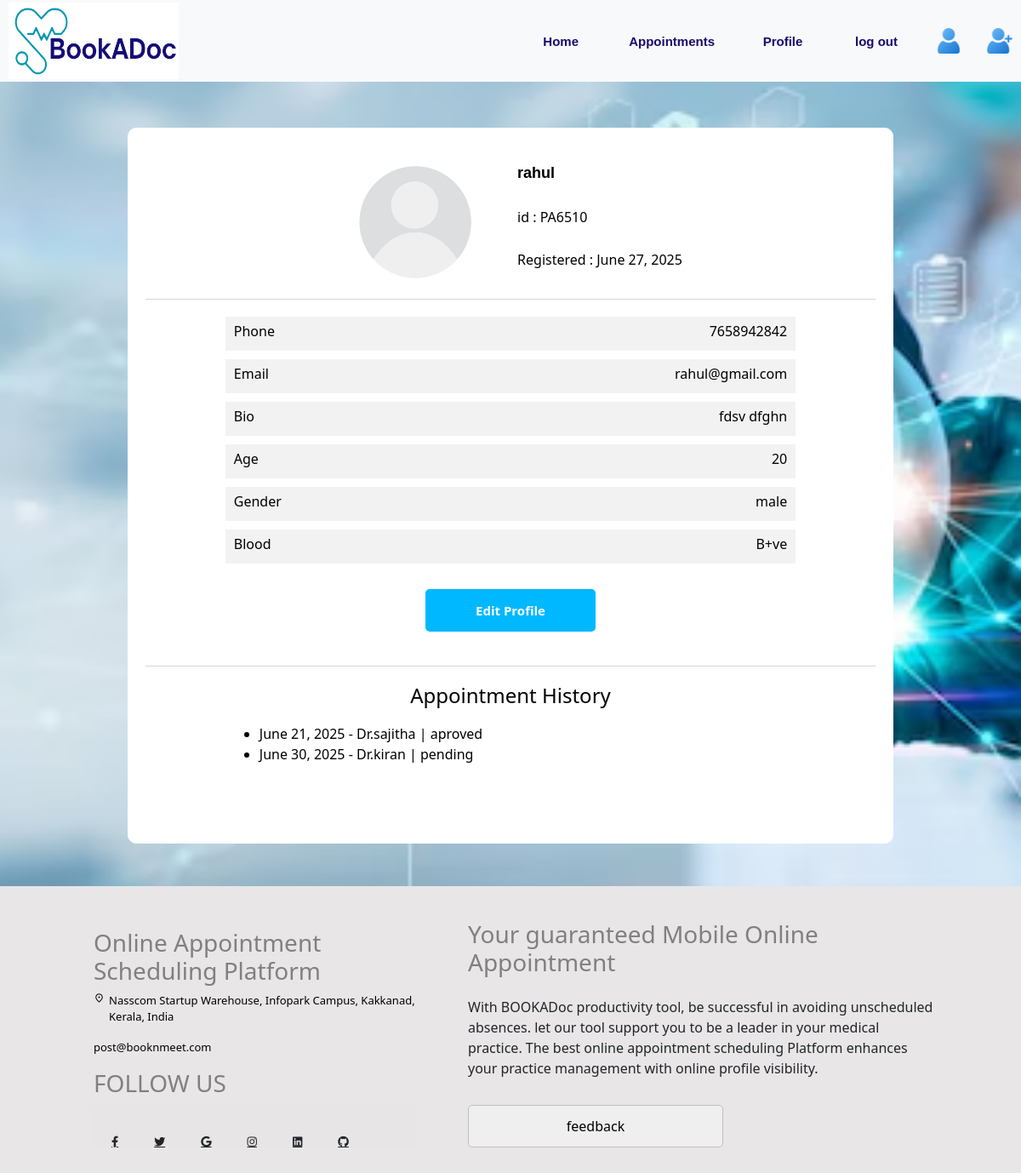
The page /bookadoctor/patientprofile (signed in) on the database its author committed.
### bookadoc/models.py (models this page shows, shortened)
class PatientPro(models.Model):
    choice = (('male','male'),('female','female'))
    profile_pic = models.ImageField(upload_to='patient_photos/', blank=True,null=True)
    patient = models.OneToOneField(User, on_delete=models.CASCADE)
    phone = models.IntegerField(null=True)
    bio = models.TextField(blank=True)
    age = models.IntegerField(null=True)
    gender = models.CharField(max_length=100,choices=choice)
    blood = models.CharField(max_length=50,blank=True)
    created = models.DateField(default=timezone.now)

class Bookings(models.Model):
    status = (('approved', 'approved'),
              ('pending', 'pending'),
              ('rejected', 'rejected'),)
    choice = (('completed','completed'),
               ('absent','absent'),
               ('pending','pending'))
    patient = models.ForeignKey(User, on_delete=models.CASCADE,related_name='patient')
    doctor = models.ForeignKey(User, on_delete=models.CASCADE,related_name='doctor')
    Name = models.CharField(max_length=50,blank=True,default='your name',null=True)
    Phone = models.CharField(max_length=12,null=True,default='contact number')
    Email = models.EmailField(default='example@gmail.com')
    booking_time = models.DateField()
    description = models.TextField(blank=True)
    booking_status = models.CharField(default='pending',choices=status,max_length=100)
    treatment_status = models.CharField(max_length=100,choices=choice,default='pending')

### bookadoc/views.py (the view)
# urls.py: path('patientprofile',patient_profile,name='patient_profile'),
def patient_profile(request):
    usr = request.user
    pro = PatientPro.objects.get(patient = usr)
    booking = Bookings.objects.filter(patient = usr)
    return render(request,'patient_profile.html',{'pro':pro,'booking':booking})

### templates/patient_profile.html
{%extends 'patient_dashboard.html'%}
{% load static%}
 {%block extra_css%}
    <link rel="stylesheet" href="{% static 'css/doctorprofile.css' %}">
 {%endblock%}
 {%block content%}
            <div class="profile">
                    <div class="profile_sec">
                        <div class="profile_pic">
                          {% if pro.profile_pic%}
                           <img src="{{pro.profile_pic.url}}" alt="profile picture" class="pic">
                          {%else%}
                            <img src="{% static 'img/default.jpg'%}" alt="" class="pic">
                          {%endif%}
                           <div class="div">
                               <p class="username">{{pro.patient.username}}</p>
                               <p>id : PA65{{pro.patient.id}}</p>
                               <p>Registered : {{pro.created}}</p>
                           </div>
                        </div>
                        <div class="personal_info">
                             <div class="info">
                            <p>Phone</p><p>{{pro.phone}}</p>
                            </div>
                            <div class="info">
                            <p>Email</p><p>{{pro.patient.email}}</p>
                            </div>
                           <div class="info">
                            <p>Bio</p><p>{{pro.bio}}</p>
                          </div>
                           <div class="info">
                            <p>Age</p><p>{{pro.age}}</p>
                          </div>
                          <div class="info">
                            <p>Gender</p><p>{{pro.gender}}</p>
                            </div>
                          <div class="info">
                            <p>Blood</p><p>{{pro.blood}}</p>
                         </div>
                        <div class="edit">
                             <a href="{% url 'edit_patientprofile' %}">
                           <input type="button" value="Edit Profile">
                        </a>
                        </div>
                        </div>
                        <div class="history">
                           <h4>Appointment History</h4>
                           <div class="appointment_list">
                              <ul>
                              {% for i in booking %}
                              <li>{{i.booking_time}} - Dr.{{i.doctor}} | {{i.booking_status}}</li>
                              {%empty%}
                              <p>you have no appointments</p>
                              {%endfor%}
                              </ul>
                           </div>
                        </div>
                    </div>
            </div>
{%endblock%}

### templates/patient_dashboard.html (shortened to what this page needs)
{% load static %}
<!DOCTYPE html>
<html lang="en">
<head>
    <link href="https://cdn.jsdelivr.net/npm/bootstrap@5.3.3/dist/css/bootstrap.min.css" rel="stylesheet">
    <link
    href="https://cdnjs.cloudflare.com/ajax/libs/font-awesome/6.0.0/css/all.min.css"
    rel="stylesheet"
    />
     <link rel="stylesheet" href="{% static 'css/patient_dashboard.css'%}">
    {%block extra_css%}
    {%endblock%}
</head>
<body>
    <div class="main">
            <nav class="navbar navbar-expand-lg bg-body-tertiary head">
            <div class="container-fluid header">
                <div class="logo">
                    <a href="{% url 'home' %}"><img src="{% static 'img/BookAD.png' %}" class="logoimg"></a>
                </div>
                <div class="headeroptions">
                   <a href="{% url 'home' %}">
                      <div class="home"> Home</div>
                   </a>
                    {% if request.user.is_authenticated and not request.user.is_staff%}
                        <a href="{% url 'mybookings' %}">
                        <div class="appointments home">
                           Appointments
                        </div>
                        </a>
                    <a href="{% url 'patient_profile'%}">
                    <div class="home">
                         Profile
                    </div>
                     </a>
                    <a href="{%url 'logout'%}">
                    <div class="home"> log out</div>
                    </a>
                    {%endif%}
                    <a  class="" id="login" href="{% url 'login'%}"><img src="{% static 'img/user.png' %}" class="user"></a>
                    <a href="#" class="" id="registrations"><img src="{% static 'img/add-user.png' %}" alt="" class="user"></a>
                </div>
            </div>
            </nav>
             {%block content%}
             {%endblock%}
            <div class="footer container-fluid">
                    <div class="footer_top container-fluid">
                        <div class="first_section">
                            <h3>Online Appointment Scheduling Platform</h3>
                            <a href="#">
                            <span class="material-symbols-outlined loc">
                                </span>
                                <p>Nasscom Startup Warehouse, Infopark Campus, Kakkanad, Kerala, India</p></a>
                            <a href=""><p>post@booknmeet.com</p></a>
                            <h3>FOLLOW US</h3>
                            <footer class="text-center bg-body-tertiary f1">
                                <div class="container pt-4 logodiv">
                                <section class="mb-4 footerlogos">
                                    <a
                                    data-mdb-ripple-init
                                    class="btn btn-link btn-floating btn-lg text-body m-1"
                                    href="#!"
                                    role="button"
                                    data-mdb-ripple-color="dark"
                                    ><i class="fab fa-facebook-f icons"></i
                                    ></a>
                                    <a
                                    data-mdb-ripple-init
                                    class="btn btn-link btn-floating btn-lg text-body m-1"
                                    href="#!"
                                    role="button"
                                    data-mdb-ripple-color="dark"
                                    ><i class="fab fa-twitter"></i
                                    ></a>
                                    <a
                                    data-mdb-ripple-init
                                    class="btn btn-link btn-floating btn-lg text-body m-1"
                                    href="#!"
                                    role="button"
                                    data-mdb-ripple-color="dark"
                                    ><i class="fab fa-google"></i
                                    ></a>
                                    <a
                                    data-mdb-ripple-init
                                    class="btn btn-link btn-floating btn-lg text-body m-1"
                                    href="#!"
                                    role="button"
                                    data-mdb-ripple-color="dark"
                                    ><i class="fab fa-instagram"></i
                                    ></a>
                                    <a
                                    data-mdb-ripple-init
                                    class="btn btn-link btn-floating btn-lg text-body m-1"
                                    href="#!"
                                    role="button"
                                    data-mdb-ripple-color="dark"
                                    ><i class="fab fa-linkedin"></i
                                    ></a>
                                    <a
                                    data-mdb-ripple-init
                                    class="btn btn-link btn-floating btn-lg text-body m-1"
                                    href="#!"
                                    role="button"
                                    data-mdb-ripple-color="dark"
                                    ><i class="fab fa-github"></i
                                    ></a>
                                </section>
                                </div>
                            </footer>
                        </div>
                        <div class="third_section ">
                            <h3>Your guaranteed Mobile Online Appointment</h3>
                            <p>With BOOKADoc productivity tool, be successful in avoiding unscheduled absences.
                                let our tool support you to be a leader in your medical practice. The best online appointment scheduling Platform enhances
                                your practice management with online profile visibility.</p>
                            <a href="{%url 'feedback'%}">
                                <button class="fb">feedback</button>
                            </a>
                        </div>
                    </div>
            </div>
    </div>
</body>
</html>

### static/css/patient_dashboard.css (style rules this page uses)
* { margin: 0; }
.main { width: 100%; min-height: 700px; display: flex; flex-direction: column; position: relative; z-index: 50; font-family: 'Segoe UI', sans-serif; }
.header { display: flex; height: 80px; justify-content:space-between; align-items: center; font-family: 'Noto Sans JP', Helvetica, sans-serif; padding: 10px; }
.head { position: fixed; top: 0; width: 100%; z-index: 100; background-color: white; }
.headeroptions { display: flex; gap: 30px; line-height: 5px; align-items: center; justify-content: center; }
.logoimg { width: 200px; height: 90px; }
.home { display: flex; align-items: center; justify-content: center; padding: 5px; border-radius: 5px; min-width:80px; height: 40px; color: rgb(27, 10, 110); text-align: center; font-size: 15px; transition-duration: 1s; font-weight: 600; padding: 10px; }
.user { height: 30px; width: 30px; }
a { text-decoration: none; color: black; }
.footer { background-color: rgba(229, 227, 227, 0.878); padding: 20px; }
.footer_top { display: flex; justify-content: center; flex-wrap: wrap; gap: 50px; }
.first_section { width: 400px; padding: 10px; margin-top: 20px; }
.first_section a { display: flex; font-size: 13px; gap: 5px; }
.first_section h3 { font-weight: 500; color: gray; }
.loc { font-size: 13px; }
.logodiv { display: flex; align-items: flex-start; padding: 0; background-color:rgba(229, 227, 227, 0.878); height: 50px; }
.f1 { display: flex; align-items: flex-start; }
.footerlogos { display: flex; width: 100%; }
.third_section { display: flex; flex-direction: column; gap: 15px; width: 550px; margin-top: 20px; }
.third_section h3 { color: gray; }
.fb { width: 300px; height: 50px; border: 1px solid rgb(192, 190, 190); border-radius: 5px; }

### static/css/doctorprofile.css (style rules this page uses)
* { margin: 0; }
.profile { display: flex; flex-direction: column; justify-content: center; align-items: center; background-image: url(../img/doctor3.jpg); background-position: center; background-repeat: no-repeat; background-size: cover; width: 100%; min-height: 600px; padding-top: 150px; padding-bottom: 50px; }
.profile_sec { display: flex; flex-direction: column; justify-content: center; align-items: center; gap: 10px; font-weight: 500; color:black; width: 900px; min-height: 600px; border: 1px solid white; border-radius: 10px; padding: 20px; background-color: rgb(255, 255, 255); }
.edit { width: 250px; height:90px ; padding: 10px; display: flex; flex-direction: column; align-items: center; justify-content: center; }
.edit input { width: 200px; height: 50px; border-radius: 5px; background-color: #00b8ff; color: white; font-weight: 600; border: 1px solid transparent; font-size: 15px; }
.profile_pic { width: 100%; min-height: 100px; background-color: white; display: flex; gap: 30px; align-items: center; justify-content: center; border-bottom: 1px solid rgba(128, 128, 128, 0.327); }
.username { font-weight: 600; font-size: 18px; font-family: 'Franklin Gothic Medium', 'Arial Narrow', Arial, sans-serif; }
.div { display: flex; flex-direction: column; gap: 10px; }
.pic { width: 180px; height: 180px; border-radius: 100px; padding: 10px; }
.personal_info { display: flex; flex-direction: column; align-items: center; justify-content: center; gap: 10px; width: 100%; padding: 10px; }
.info { display: flex; align-items: center; justify-content:space-between; width: 80%; height: 40px; background-color: rgba(211, 211, 211, 0.301); padding: 10px; }
.info p { margin-top: 10px; }
.history { display: flex; flex-direction: column; align-items: center; justify-content: center; border-top: 1px solid rgba(183, 181, 181, 0.567); width: 100%; padding: 20px; gap: 10px; }
.appointment_list { width: 80%; min-height: 100px; flex-direction: column; align-items: center; justify-content: center; gap: 10px; }

### rows shown on the page
PatientPro: patient.username "rahul", patient.id "10", created "June 27, 2025", phone "7658942842", patient.email "rahul@gmail.com", bio "fdsv dfghn", age "20", gender "male", blood "B+ve"
Bookings: booking_time "June 21, 2025", doctor "sajitha", booking_status "aproved"
Bookings: booking_time "June 30, 2025", doctor "kiran", booking_status "pending"
